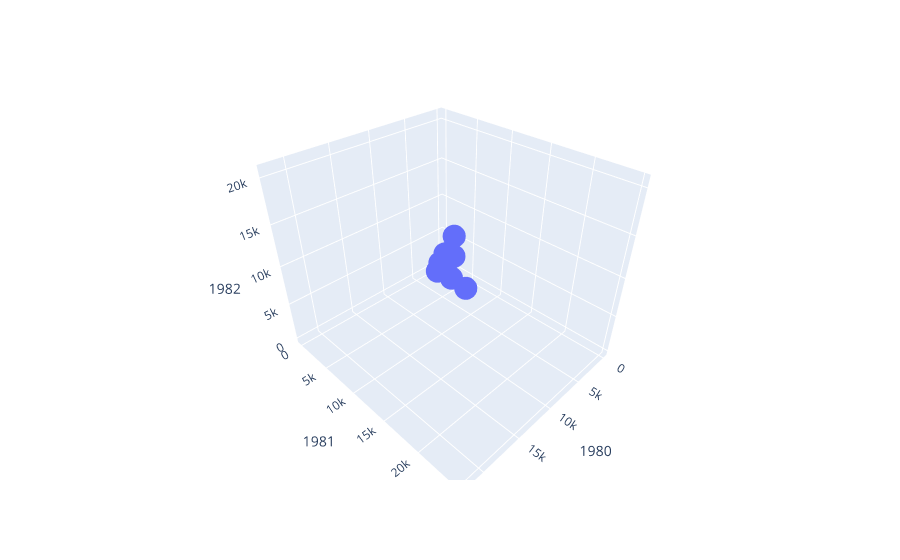

Notebook source saved alongside this figure:
### Code cell
px.scatter_3d(
    df,
    x=1980,
    y=1981,
    z=1982,
)

### Figure 1 — Plotly figure (JSON) as saved in the notebook; plotly's stock layout.template omitted (floating-point values rounded to 4 significant figures; data arrays with more than 128 entries replaced by an {"elided": "..."} marker saying what was removed)
{"data": [{"hovertemplate": "1980=%{x}<br>1981=%{y}<br>1982=%{z}<extra></extra>", "legendgroup": "", "marker": {"color": "#636efa", "symbol": "circle"}, "mode": "markers", "name": "", "scene": "scene", "showlegend": false, "type": "scatter3d", "x": {"elided": "195 int values"}, "y": {"elided": "195 int values"}, "z": {"elided": "195 int values"}}], "layout": {"legend": {"tracegroupgap": 0}, "margin": {"t": 60}, "scene": {"domain": {"x": [0, 1], "y": [0, 1]}, "xaxis": {"title": {"text": "1980"}}, "yaxis": {"title": {"text": "1981"}}, "zaxis": {"title": {"text": "1982"}}}}}
